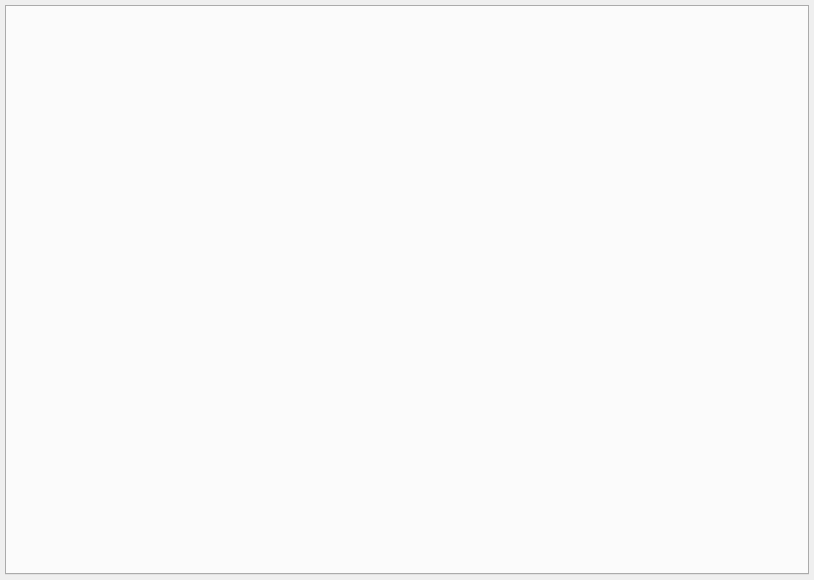
<?xml version="1.0" encoding="UTF-8"?>
<ui version="4.0">
 <class>EMailView</class>
 <widget class="QWidget" name="EMailView">
  <property name="geometry">
   <rect>
    <x>0</x>
    <y>0</y>
    <width>814</width>
    <height>580</height>
   </rect>
  </property>
  <property name="windowTitle">
   <string>Form</string>
  </property>
  <layout class="QGridLayout" name="gridLayout">
   <property name="leftMargin">
    <number>5</number>
   </property>
   <property name="topMargin">
    <number>5</number>
   </property>
   <property name="rightMargin">
    <number>5</number>
   </property>
   <property name="bottomMargin">
    <number>5</number>
   </property>
   <property name="spacing">
    <number>0</number>
   </property>
   <item row="0" column="0">
    <widget class="QTabWidget" name="tabWidget">
     <property name="currentIndex">
      <number>-1</number>
     </property>
    </widget>
   </item>
  </layout>
 </widget>
 <resources/>
 <connections/>
</ui>
